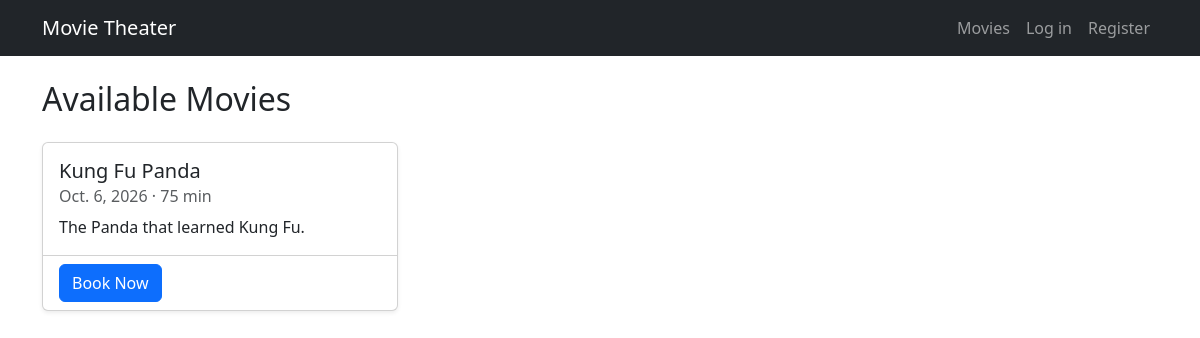
The page / on the database its author committed.
### bookings/models.py (models this page shows, shortened)
class Movie(models.Model):
    title = models.CharField(max_length=200)
    description = models.TextField(blank=True)
    release_date = models.DateField()
    duration = models.PositiveIntegerField(help_text="Length in minutes")
    class Meta:
        ordering = ["title"]

### bookings/views.py (the view)
# urls.py: path("", views.movie_list, name="movie_list"),
def movie_list(request):
    return render(request, "bookings/movie_list.html", {"movies": Movie.objects.all()})

### bookings/templates/bookings/movie_list.html (shortened to what this page needs)
{% extends 'bookings/base.html' %}
{% block content %}
<h2 class="mb-4">Available Movies</h2>
<div class="row row-cols-1 row-cols-md-3 g-4">
  {% for movie in movies %}
    <div class="col">
      <div class="card h-100 shadow-sm">
        <div class="card-body">
          <h5 class="card-title">{{ movie.title }}</h5>
          <h6 class="card-subtitle mb-2 text-muted">{{ movie.release_date }} &middot; {{ movie.duration }} min</h6>
          <p class="card-text">{{ movie.description }}</p>
        </div>
        <div class="card-footer bg-transparent">
          <a href="{% url 'book_seat' movie.id %}" class="btn btn-primary">Book Now</a>
        </div>
      </div>
    </div>
  {% empty %}
    <p>No movies yet. Add some in the <a href="/admin/">admin</a>.</p>
  {% endfor %}
</div>
{% endblock %}

### rows shown on the page
Movie: title "Kung Fu Panda", release_date "Oct. 6, 2026", duration "75", description "The Panda that learned Kung Fu."
